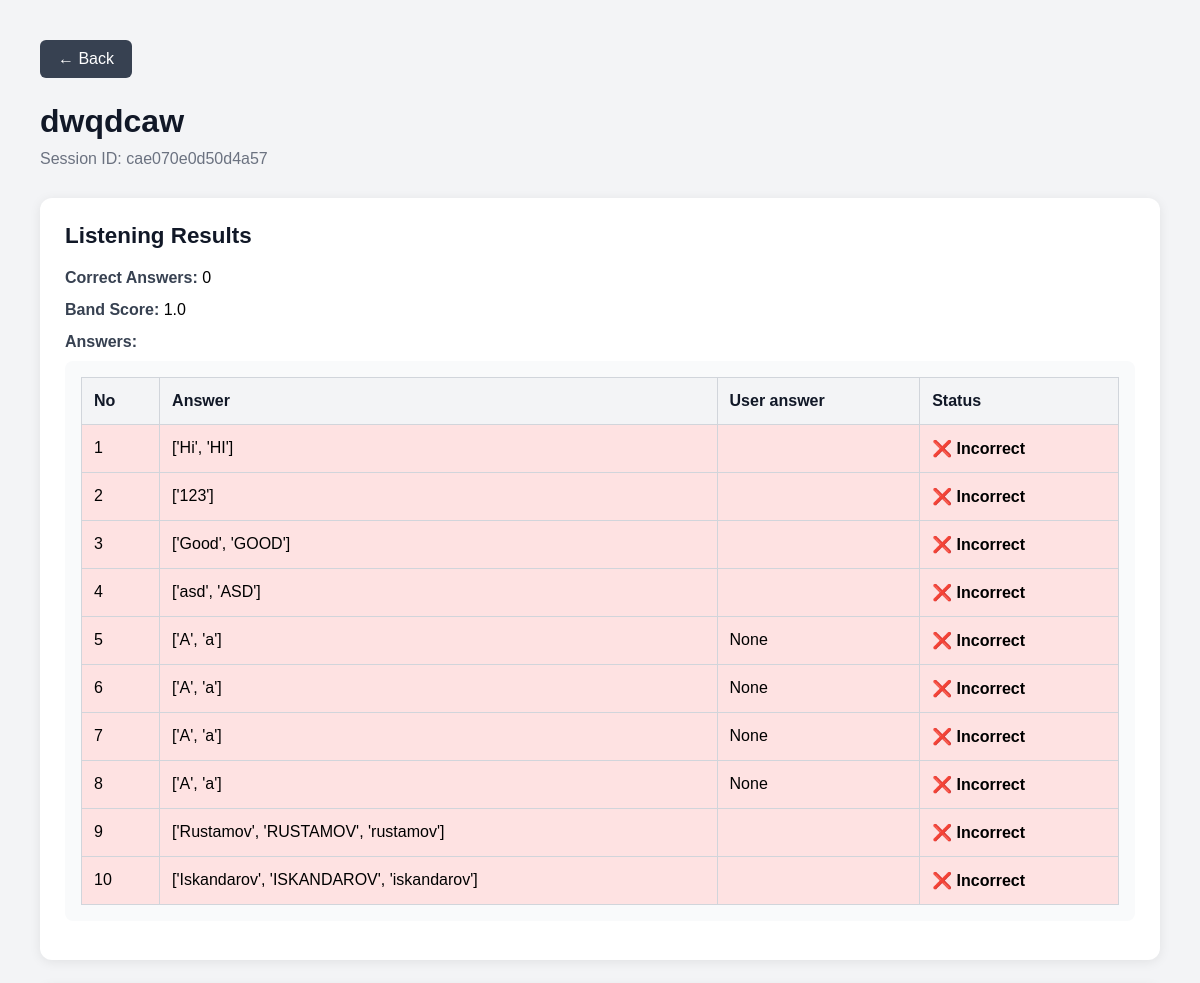
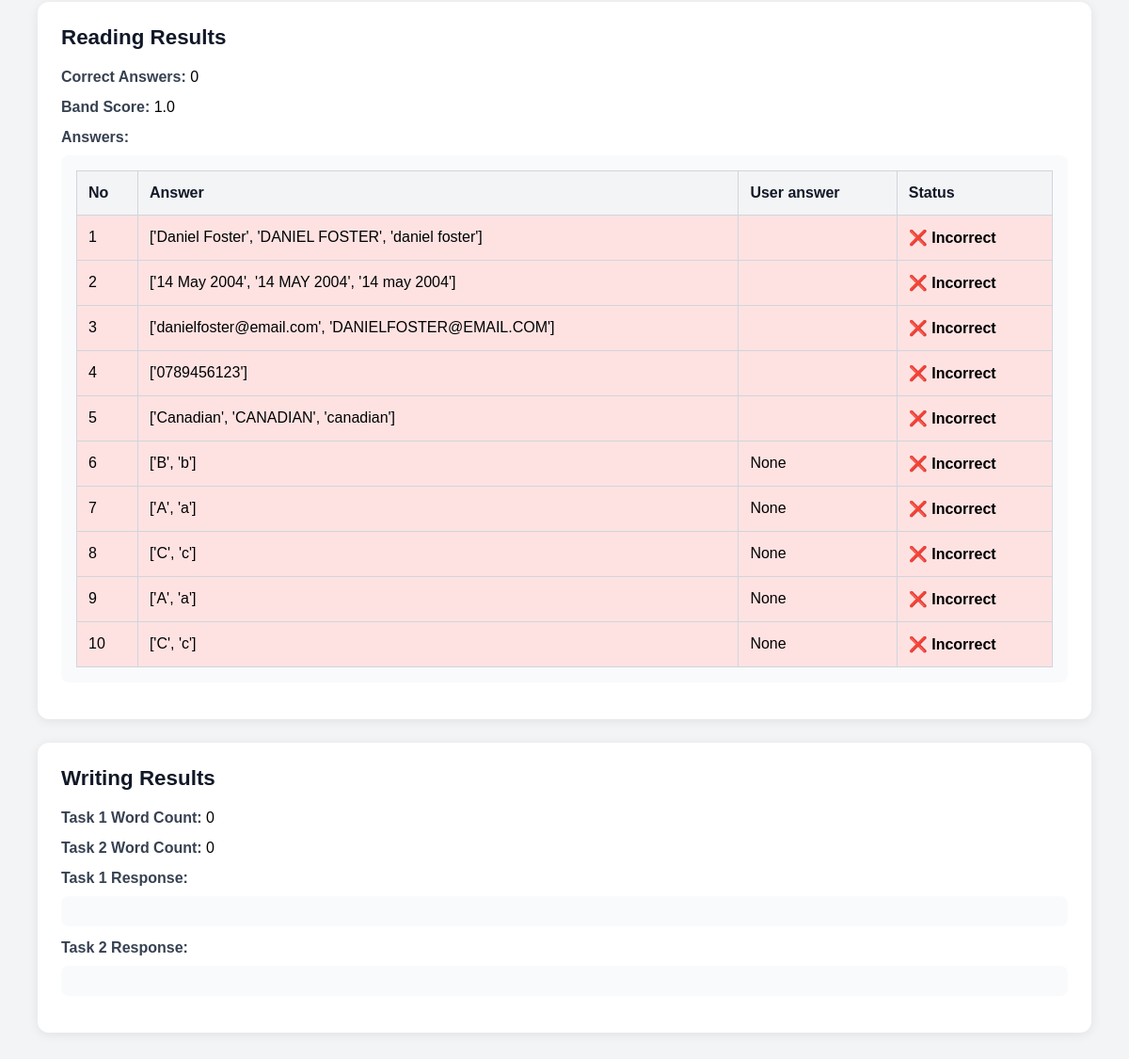
The app's page /results/student/cae070e0d50d4a57/ with its own data (2 pictures, top to bottom).
### core/models.py (models this page shows)
class ResultsTable(models.Model):
    exam_session = models.ForeignKey(           # ← new
        ExamSession,
        on_delete=models.SET_NULL,
        null=True, blank=True,
        related_name='results'
    )
    session_id = models.CharField(max_length=50, primary_key=True, unique=True)
    username = models.CharField(max_length=100)
    session_date = models.DateTimeField(auto_now_add=True)

class ListeningResults(models.Model):
    session = models.OneToOneField(
        'ResultsTable',
        on_delete=models.CASCADE,
        primary_key=True
        )
    test = models.ForeignKey(
        'ListeningTest',
        on_delete=models.SET_NULL,
        null=True,
        blank=True
        )
    listening_row_answers = models.JSONField()
    listening_correct_count = models.IntegerField()
    listening_mark = models.DecimalField(max_digits=2, decimal_places=1)

class ReadingResults(models.Model):
    session = models.OneToOneField('ResultsTable', on_delete=models.CASCADE, primary_key=True)
    test = models.ForeignKey('ReadingTest', on_delete=models.SET_NULL, null=True)
    reading_row_answers = models.JSONField()
    reading_correct_count = models.IntegerField()
    reading_mark = models.DecimalField(max_digits=2, decimal_places=1)

class WritingResults(models.Model):
    session = models.OneToOneField(
        'ResultsTable',
        on_delete=models.CASCADE,
        primary_key=True
        )
    test_id = models.CharField(max_length=50)
    task1_text = models.TextField()
    task2_text = models.TextField()
    task1_word_count = models.CharField()
    task2_word_count = models.CharField()

### core/views.py (the view)
# urls.py: path('results/student/<str:session_id>/', views.student_full_result, name='student_full_result'),
def student_full_result(request, session_id):
    result = get_object_or_404(
        ResultsTable,
        session_id=session_id
    )
    listening = ListeningResults.objects.filter(
        session=result
    ).first()
    try:
        listening_test = get_object_or_404(ListeningTest, id=int(listening.test_id))
        listening_answers = prepare(listening_test.answers)
    except:
        listening_answers = []
    reading = ReadingResults.objects.filter(
        session=result
    ).first()
    try:
        reading_test = get_object_or_404(ReadingTest, id=int(reading.test_id))
        reading_answers = prepare(reading_test.answers)
    except:
        reading_answers = []
    writing = WritingResults.objects.filter(
        session=result
    ).first()
    return render(request, 'core/student_full_result.html', {
        'result': result,
        'listening': listening,
        'listening_answers': listening_answers,
        'reading': reading,
        'reading_answers': reading_answers,
        'writing': writing,
    })

### core/templatetags/dict_extras.py (called while the page is built)
@register.filter
def get_item(dictionary, key):
    if isinstance(dictionary, dict):
        return dictionary.get(key)
    return None

### core/templates/core/student_full_result.html (shortened to what this page needs)
{% load dict_extras %}
<!DOCTYPE html>
<html lang="en">
<head>
</head>
<body>
    <div class="container">
        <a
            href="javascript:history.back()"
            class="back-btn"
        >
            ← Back
        </a>
        <h1 class="title">
            {{ result.username }}
        </h1>
        <p class="subtitle">
            Session ID: {{ result.session_id }}
        </p>
        <div class="card">
            <h2 class="section-title">
                Listening Results
            </h2>
            {% if listening %}
                <div class="info-row">
                    <span class="label">Correct Answers:</span>
                    {{ listening.listening_correct_count }}
                </div>
                <div class="info-row">
                    <span class="label">Band Score:</span>
                    {{ listening.listening_mark }}
                </div>
                <div class="info-row">
                    <span class="label">
                        Answers:
                    </span>
                    <div class="answers-box">
                        <table class="answers-table">
                            <thead>
                                <tr>
                                    <th>No</th>
                                    <th>Answer</th>
                                    <th>User answer</th>
                                    <th>Status</th>
                                </tr>
                            </thead>
                            <tbody>
                                {% for key, value in listening.listening_row_answers.items %}
                                    {% if key != "id" %}
                                        {% with correct_answers=listening_answers|get_item:key %}
                                            {% if value in correct_answers %}
                                                <tr class="correct">
                                            {% else %}
                                                <tr class="incorrect">
                                            {% endif %}
                                                <td>{{ forloop.counter|add:-1 }}</td>
                                                <td>{{ correct_answers }}</td>
                                                <td>{{ value }}</td>
                                                <td class="status">
                                                    {% if value in correct_answers %}
                                                        ✅ Correct
                                                    {% else %}
                                                        ❌ Incorrect
                                                    {% endif %}
                                                </td>
                                            </tr>
                                        {% endwith %}
                                    {% endif %}
                                {% endfor %}
                            </tbody>
                        </table>
                    </div>
                </div>
            {% else %}
                <p>No listening results found.</p>
            {% endif %}
        </div>
        <div class="card">
            <h2 class="section-title">
                Reading Results
            </h2>
            {% if reading %}
                <div class="info-row">
                    <span class="label">Correct Answers:</span>
                    {{ reading.reading_correct_count }}
                </div>
                <div class="info-row">
                    <span class="label">Band Score:</span>
                    {{ reading.reading_mark }}
                </div>
                <div class="info-row">
                    <span class="label">
                        Answers:
                    </span>
                    <div class="answers-box">
                        <table class="answers-table">
                            <thead>
                                <tr>
                                    <th>No</th>
                                    <th>Answer</th>
                                    <th>User answer</th>
                                    <th>Status</th>
                                </tr>
                            </thead>
                            <tbody>
                                {% for key, value in reading.reading_row_answers.items %}
                                    {% if key != "id" %}
                                        {% with correct_answers=reading_answers|get_item:key %}
                                            {% if value in correct_answers %}
                                                <tr class="correct">
                                            {% else %}
                                                <tr class="incorrect">
                                            {% endif %}
                                                <td>{{ forloop.counter|add:-1 }}</td>
                                                <td>{{ correct_answers }}</td>
                                                <td>{{ value }}</td>
                                                <td class="status">
                                                    {% if value in correct_answers %}
                                                        ✅ Correct
                                                    {% else %}
                                                        ❌ Incorrect
                                                    {% endif %}
                                                </td>
                                            </tr>
                                        {% endwith %}
                                    {% endif %}
                                {% endfor %}
                            </tbody>
                        </table>
                    </div>
                </div>
            {% else %}
                <p>No reading results found.</p>
            {% endif %}
        </div>
        <div class="card">
            <h2 class="section-title">
                Writing Results
            </h2>
            {% if writing %}
                <div class="info-row">
                    <span class="label">Task 1 Word Count:</span>
                    {{ writing.task1_word_count }}
                </div>
                <div class="info-row">
                    <span class="label">Task 2 Word Count:</span>
                    {{ writing.task2_word_count }}
                </div>
                <div class="info-row">
                    <span class="label">
                        Task 1 Response:
                    </span>
                    <div class="answers-box">
                    </div>
                </div>
                <div class="info-row">
                    <span class="label">
                        Task 2 Response:
                    </span>
                    <div class="answers-box">
                    </div>
                </div>
            {% else %}
                <p>No writing results found.</p>
            {% endif %}
        </div>
    </div>
</body>
</html>

### core/templates/core/student_full_result.html (style rules this page uses)
* { margin: 0; padding: 0; box-sizing: border-box; font-family: Arial, sans-serif; }
body { background: #f3f4f6; padding: 40px; }
.container { max-width: 1200px; margin: auto; }
.back-btn { display: inline-block; margin-bottom: 25px; background: #374151; color: white; text-decoration: none; padding: 10px 18px; border-radius: 6px; }
.title { font-size: 2rem; margin-bottom: 10px; color: #111827; }
.subtitle { color: #6b7280; margin-bottom: 30px; }
.card { background: white; border-radius: 12px; padding: 25px; margin-bottom: 25px; box-shadow: 0 2px 12px rgba(0,0,0,0.08); }
.section-title { font-size: 1.4rem; margin-bottom: 20px; color: #111827; }
.info-row { margin-bottom: 14px; }
.label { font-weight: bold; color: #374151; }
.answers-box { background: #f9fafb; padding: 16px; border-radius: 8px; overflow-x: auto; margin-top: 10px; }
.answers-table { width: 100%; border-collapse: collapse; }
.answers-table th, .answers-table td { border: 1px solid #d1d5db; padding: 14px 12px; text-align: left; vertical-align: top; }
.answers-table th { background: #f3f4f6; color: #111827; }
.answers-table tr.incorrect { background: #fee2e2; }
.answers-table td.status { font-weight: 700; white-space: nowrap; }

### records on screen
ResultsTable: username "dwqdcaw", session_id "cae070e0d50d4a57"
ListeningResults: listening_correct_count "0", listening_mark "1.0"
ReadingResults: reading_correct_count "0", reading_mark "1.0"
WritingResults: task1_word_count "0", task2_word_count "0"

### other values on screen
{{ correct_answers }} "['Hi', 'HI']" "['123']" "['Good', 'GOOD']" "['asd', 'ASD']" "['A', 'a']" "['A', 'a']" "['A', 'a']" "['A', 'a']" "['Rustamov', 'RUSTAMOV', 'rustamov']" "['Iskandarov', 'ISKANDAROV', 'iskandarov']"
{{ value }} "None" "None" "None" "None"
{{ correct_answers }} "['Daniel Foster', 'DANIEL FOSTER', 'daniel foster']" "['14 May 2004', '14 MAY 2004', '14 may 2004']" "['danielfoster@email.com', 'DANIELFOSTER@EMAIL.COM']" "['0789456123']" "['Canadian', 'CANADIAN', 'canadian']" "['B', 'b']" "['A', 'a']" "['C', 'c']" "['A', 'a']" "['C', 'c']"
{{ value }} "None" "None" "None" "None" "None"
